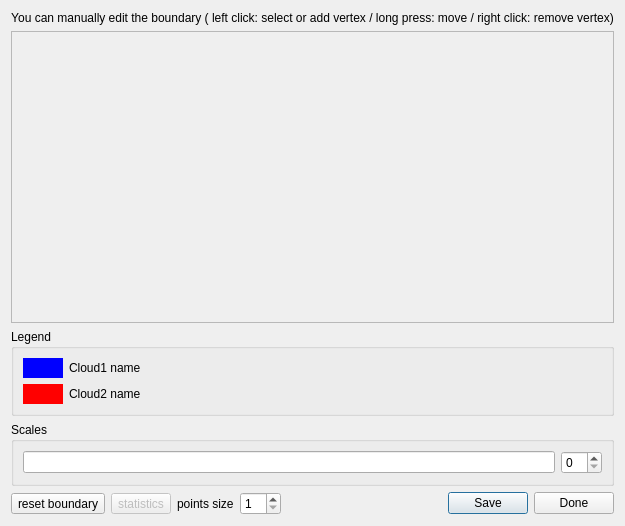
<?xml version="1.0" encoding="UTF-8"?>
<ui version="4.0">
 <class>Canupo2DViewDialog</class>
 <widget class="QDialog" name="Canupo2DViewDialog">
  <property name="geometry">
   <rect>
    <x>0</x>
    <y>0</y>
    <width>604</width>
    <height>526</height>
   </rect>
  </property>
  <property name="windowTitle">
   <string>CANUPO training (result)</string>
  </property>
  <property name="windowIcon">
   <iconset resource="../qCanupo.qrc">
    <normaloff>:/CC/plugin/qCanupoPlugin/images/iconCreate.png</normaloff>:/CC/plugin/qCanupoPlugin/images/iconCreate.png</iconset>
  </property>
  <layout class="QVBoxLayout" name="verticalLayout">
   <item>
    <widget class="QLabel" name="label">
     <property name="text">
      <string>You can manually edit the boundary ( left click: select or add vertex / long press: move / right click: remove vertex)</string>
     </property>
     <property name="alignment">
      <set>Qt::AlignCenter</set>
     </property>
    </widget>
   </item>
   <item>
    <widget class="QFrame" name="viewFrame">
     <property name="sizePolicy">
      <sizepolicy hsizetype="Expanding" vsizetype="Expanding">
       <horstretch>0</horstretch>
       <verstretch>0</verstretch>
      </sizepolicy>
     </property>
     <property name="frameShape">
      <enum>QFrame::StyledPanel</enum>
     </property>
     <property name="frameShadow">
      <enum>QFrame::Raised</enum>
     </property>
    </widget>
   </item>
   <item>
    <widget class="QGroupBox" name="legendGroupBox">
     <property name="title">
      <string>Legend</string>
     </property>
     <layout class="QFormLayout" name="formLayout">
      <item row="0" column="0">
       <widget class="QLabel" name="blueLabel">
        <property name="minimumSize">
         <size>
          <width>40</width>
          <height>20</height>
         </size>
        </property>
        <property name="maximumSize">
         <size>
          <width>40</width>
          <height>20</height>
         </size>
        </property>
        <property name="styleSheet">
         <string notr="true">background-color:blue;</string>
        </property>
        <property name="text">
         <string/>
        </property>
       </widget>
      </item>
      <item row="0" column="1">
       <widget class="QLabel" name="cloud1NameLabel">
        <property name="text">
         <string>Cloud1 name</string>
        </property>
       </widget>
      </item>
      <item row="1" column="0">
       <widget class="QLabel" name="redLabel">
        <property name="minimumSize">
         <size>
          <width>40</width>
          <height>20</height>
         </size>
        </property>
        <property name="maximumSize">
         <size>
          <width>40</width>
          <height>20</height>
         </size>
        </property>
        <property name="styleSheet">
         <string notr="true">background-color:red;</string>
        </property>
        <property name="text">
         <string/>
        </property>
       </widget>
      </item>
      <item row="1" column="1">
       <widget class="QLabel" name="cloud2NameLabel">
        <property name="text">
         <string>Cloud2 name</string>
        </property>
       </widget>
      </item>
     </layout>
    </widget>
   </item>
   <item>
    <widget class="QGroupBox" name="groupBox">
     <property name="title">
      <string>Scales</string>
     </property>
     <layout class="QHBoxLayout" name="horizontalLayout_3">
      <item>
       <widget class="QLineEdit" name="scalesListLineEdit"/>
      </item>
      <item>
       <widget class="QSpinBox" name="scalesCountSpinBox">
        <property name="toolTip">
         <string>In order to get a faster classifier, you can decrease the number of scales used (keeping only the smallest)</string>
        </property>
       </widget>
      </item>
     </layout>
    </widget>
   </item>
   <item>
    <layout class="QHBoxLayout" name="horizontalLayout_2">
     <item>
      <layout class="QHBoxLayout" name="horizontalLayout">
       <item>
        <widget class="QToolButton" name="resetToolButton">
         <property name="text">
          <string>reset boundary</string>
         </property>
        </widget>
       </item>
       <item>
        <widget class="QToolButton" name="statisticsToolButton">
         <property name="enabled">
          <bool>false</bool>
         </property>
         <property name="text">
          <string>statistics</string>
         </property>
        </widget>
       </item>
       <item>
        <widget class="QLabel" name="label_2">
         <property name="text">
          <string>points size</string>
         </property>
        </widget>
       </item>
      </layout>
     </item>
     <item>
      <widget class="QSpinBox" name="pointSizeSpinBox">
       <property name="minimum">
        <number>1</number>
       </property>
       <property name="maximum">
        <number>10</number>
       </property>
      </widget>
     </item>
     <item>
      <spacer name="horizontalSpacer">
       <property name="orientation">
        <enum>Qt::Horizontal</enum>
       </property>
       <property name="sizeHint" stdset="0">
        <size>
         <width>40</width>
         <height>20</height>
        </size>
       </property>
      </spacer>
     </item>
     <item>
      <widget class="QPushButton" name="savePushButton">
       <property name="text">
        <string>Save</string>
       </property>
      </widget>
     </item>
     <item>
      <widget class="QPushButton" name="donePushButton">
       <property name="text">
        <string>Done</string>
       </property>
      </widget>
     </item>
    </layout>
   </item>
  </layout>
 </widget>
 <resources>
  <include location="../qCanupo.qrc"/>
 </resources>
 <connections/>
</ui>
